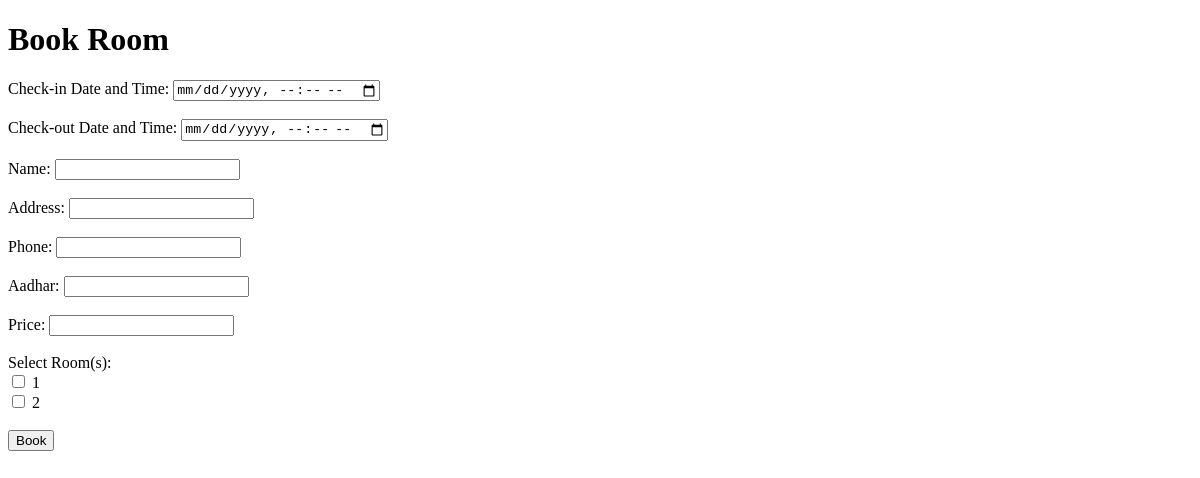
Before: /book-room/ with the older database file.
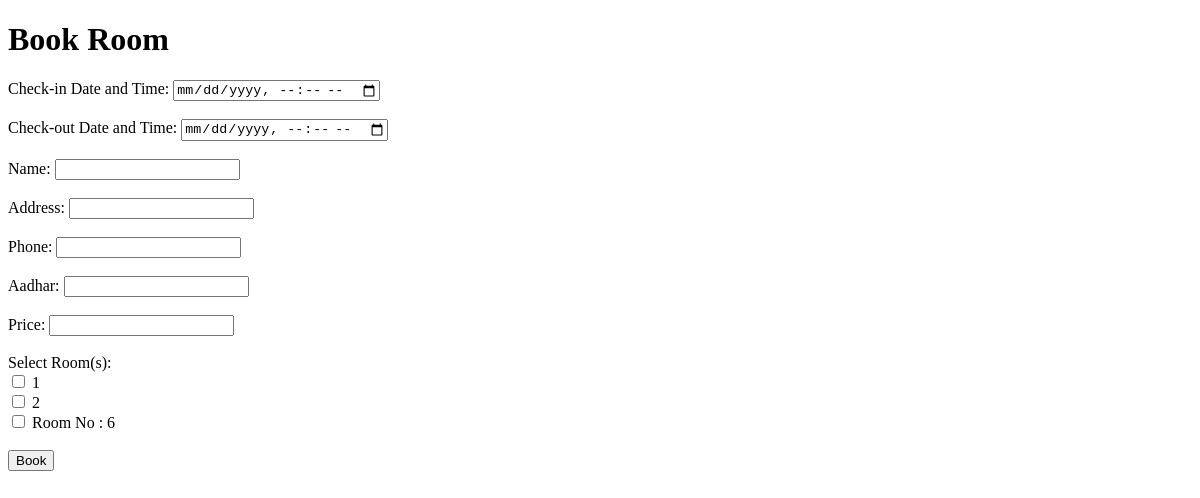
After: the same page with the newer database file.
### svapp/models.py (models this page shows, shortened)
class Room(models.Model):
    room_number = models.CharField(max_length=50)
    is_available = models.BooleanField(default=True)

### svapp/views.py (the view)
# urls.py: path('book-room/', book_room, name='book_room'),
def book_room(request):
    rooms = Room.objects.all()
    if request.method == 'POST':
        room_ids = request.POST.getlist('rooms')  # Get selected room IDs from the form
        checkin_datetime = request.POST.get('checkin_datetime')
        checkout_datetime = request.POST.get('checkout_datetime')
        name = request.POST.get('name')
        address = request.POST.get('address')
        phone = request.POST.get('phone')
        aadhar = request.POST.get('aadhar')
        price = request.POST.get('price')
        if checkout_datetime <= checkin_datetime:
            error_message = 'Invalid date range'
            return render(request, 'book_room.html', {'rooms': rooms, 'error': error_message})
        booking_id = None
        for room_id in room_ids:
            room = Room.objects.get(id=room_id)
            existing_bookings = Booking.objects.filter(rooms=room, checkout_datetime__gte=checkin_datetime, checkin_datetime__lte=checkout_datetime)
            if existing_bookings.exists():
                error_message = f'Room {room.room_number} is already booked for the selected date range'
                return render(request, 'book_room.html', {'rooms': rooms, 'error': error_message})
            try:
                booking = Booking.objects.create(
                    name=name,
                    address=address,
                    phone=phone,
                    aadhar=aadhar,
                    price=price,
                    checkin_datetime=checkin_datetime,
                    checkout_datetime=checkout_datetime
                )
                booking.rooms.add(room)  # Add the room to the booking
                room.is_available = False
                room.save()
                booking_id = booking.id
            except ValidationError as e:
                error_message = str(e)
                return render(request, 'book_room.html', {'rooms': rooms, 'error': error_message})
        return redirect('booking_detail', booking_id=booking_id)
    else:
        return render(request, 'book_room.html', {'rooms': rooms})

### svapp/templates/book_room.html (shortened to what this page needs)
<!DOCTYPE html>
<html lang="en">
<head>
</head>
<body>
    <h1>Book Room</h1>
    <form method="POST">
        <label for="checkin_datetime">Check-in Date and Time:</label>
        <input type="datetime-local" id="checkin_datetime" name="checkin_datetime" required><br><br>
        <label for="checkout_datetime">Check-out Date and Time:</label>
        <input type="datetime-local" id="checkout_datetime" name="checkout_datetime" required><br><br>
        <label for="name">Name:</label>
        <input type="text" id="name" name="name" required><br><br>
        <label for="address">Address:</label>
        <input type="text" id="address" name="address" required><br><br>
        <label for="phone">Phone:</label>
        <input type="tel" id="phone" name="phone" required><br><br>
        <label for="aadhar">Aadhar:</label>
        <input type="number" id="aadhar" name="aadhar" required><br><br>
        <label for="price">Price:</label>
        <input type="number" id="price" name="price" required><br><br>
        <label for="rooms">Select Room(s):</label><br>
        {% for room in rooms %}
        <input type="checkbox" id="room_{{ room.id }}" name="rooms" value="{{ room.id }}">
        <label for="room_{{ room.id }}">{{ room.room_number }}</label><br>
        {% endfor %}
        <br>
        <button type="submit">Book</button>
    </form>
</body>
</html>

Changed rows visible on the page:
added Room: room_number "Room No : 6"
